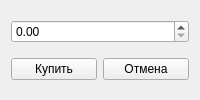
<?xml version="1.0" encoding="UTF-8"?>
<ui version="4.0">
 <class>BuyForm</class>
 <widget class="QWidget" name="BuyForm">
  <property name="geometry">
   <rect>
    <x>0</x>
    <y>0</y>
    <width>200</width>
    <height>100</height>
   </rect>
  </property>
  <property name="minimumSize">
   <size>
    <width>200</width>
    <height>100</height>
   </size>
  </property>
  <property name="windowTitle">
   <string>Form</string>
  </property>
  <layout class="QVBoxLayout" name="verticalLayout">
   <item>
    <widget class="QDoubleSpinBox" name="amount">
     <property name="maximum">
      <double>1000.000000000000000</double>
     </property>
    </widget>
   </item>
   <item>
    <layout class="QHBoxLayout" name="horizontalLayout">
     <item>
      <widget class="QPushButton" name="confirm">
       <property name="text">
        <string>Купить</string>
       </property>
      </widget>
     </item>
     <item>
      <widget class="QPushButton" name="cancel">
       <property name="text">
        <string>Отмена</string>
       </property>
      </widget>
     </item>
    </layout>
   </item>
  </layout>
 </widget>
 <resources/>
 <connections/>
</ui>
